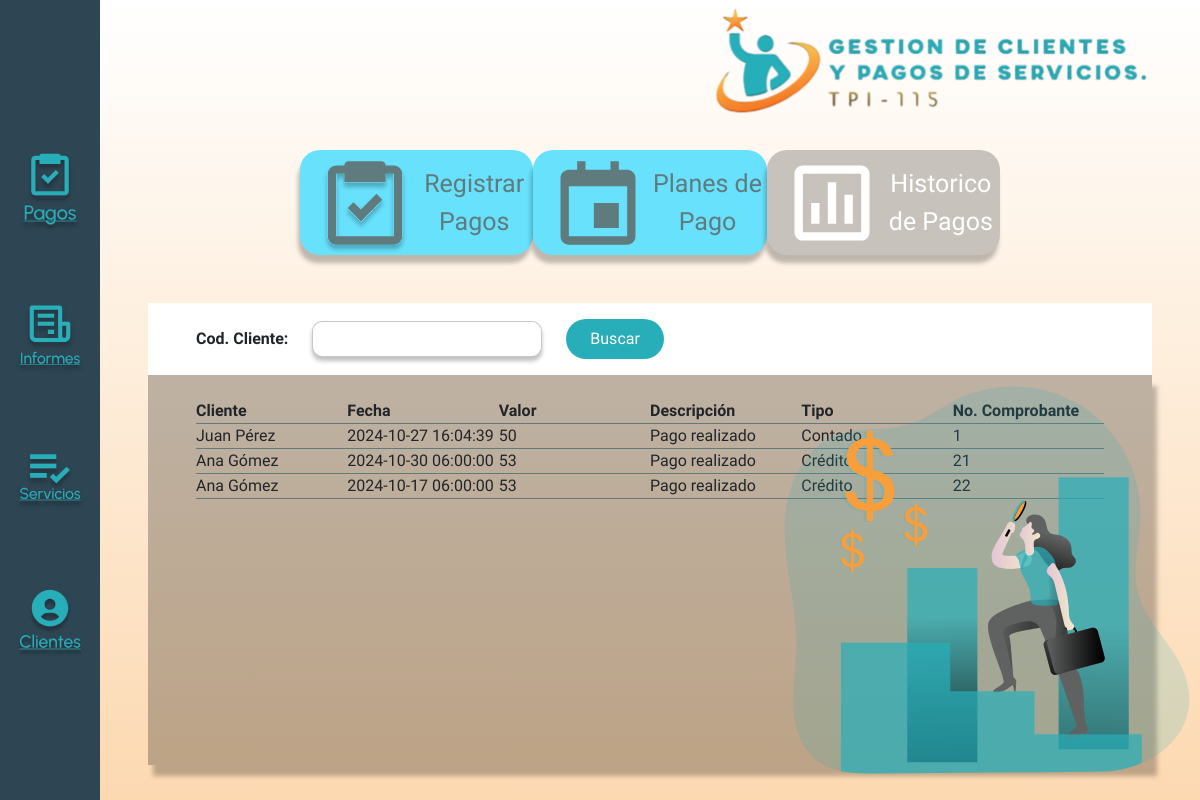
Page /Vistas/Pagos/HistoricoPagos.php on the committed database.
### tables this page shows
CREATE TABLE `pagos` (
  `pago_id` int(11) NOT NULL AUTO_INCREMENT,
  `cuota_id` int(11) NOT NULL,
  `monto_pagado` float(10,2) DEFAULT NULL,
  `fecha_pago` timestamp NOT NULL DEFAULT current_timestamp() ON UPDATE current_timestamp(),
  `cliente` int(11) NOT NULL,
  `tipo_pago` int(11) NOT NULL,
  `descripcion` varchar(255) DEFAULT NULL,
  PRIMARY KEY (`pago_id`),
  UNIQUE KEY `cuota_id` (`cuota_id`),
  KEY `tipo_pago` (`tipo_pago`),
  KEY `cliente` (`cliente`),
  CONSTRAINT `fk_pagos_cuotas` FOREIGN KEY (`cuota_id`) REFERENCES `cuotas` (`cuota_id`),
  CONSTRAINT `pagos_ibfk_1` FOREIGN KEY (`tipo_pago`) REFERENCES `tipo_pago` (`tipo_pago_id`),
  CONSTRAINT `pagos_ibfk_3` FOREIGN KEY (`cliente`) REFERENCES `clientes` (`cliente_id`)
);

### Modelos/Conexion.php (called while the page is built, shortened)
<?php
    class Conexion {
        private $conexion ;
        public function __construct()
        {
            $this->host = "localhost";
            $this->usuario = "root";
            $this->clave = "";
            $this->bd_nombre = "Grupo01_BDAppWeb";
            $this->conexion = null;
            try {
                $this->conexion = new PDO("mysql:host=$this->host;dbname=$this->bd_nombre", $this->usuario, $this->clave);
                $this->conexion->setAttribute(PDO::ATTR_ERRMODE, PDO::ERRMODE_EXCEPTION);
            }catch (PDOException $e){
                echo "Error: " . $e->getMessage();
            }
        }
        public function get_conexion() {
            return $this->conexion;
        }
    }
?>

### Modelos/PagosModel.php (called while the page is built, shortened)
<?php
        require_once "Conexion.php";
        class PagosModel {
           private $conexion;
            public function __construct(){
                $this->conexion = new Conexion();
                $this->conexion = $this->conexion->get_conexion();
            }
            public function cargar_historico_pagos() {
                $stmt = $this->conexion->prepare("
                    SELECT
                        CONCAT(b.nombres, ' ', b.apellidos) AS cliente,
                        a.fecha_pago,
                        a.monto_pagado,
                        a.descripcion,
                        c.nombre_tipo_pago,
                        a.pago_id
                    FROM
                        pagos AS a
                    INNER JOIN
                        clientes AS b ON a.cliente = b.cliente_id
                    INNER JOIN
                        tipo_pago AS c ON a.tipo_pago = c.tipo_pago_id
                ");
                $stmt->execute();
                $resultados = $stmt->fetchAll(PDO::FETCH_ASSOC);
                return $resultados;
            }
        }
?>

### Controladores/Pagos/PagosController.php (called while the page is built, shortened)
<?php
require '../../Modelos/PagosModel.php';
    class PagosController {
        private $pagos;
        public function __construct() {
            $this->pagos = new PagosModel();
        }
        public function cargar_historico_pagos() {
            $resultado = $this->pagos->cargar_historico_pagos();
            return $resultado;
        }
    }
?>

### Vistas/Pagos/HistoricoPagos.php (the view, shortened to what this page needs)
<?php
    require '../../Controladores/Pagos/PagosController.php';
    $pagos_controller = new PagosController();
    $pagos = $pagos_controller->cargar_historico_pagos();
?>
<!DOCTYPE html>
<html lang="es">
<head>
    <link rel="stylesheet" href="../Estilos/Estilos.css">
    <link rel="stylesheet" href="https://cdn.jsdelivr.net/npm/bootstrap@5.3.3/dist/css/bootstrap.min.css">
</head>
<body class="secundary">
<section class="relative position-relative container-page w-100 h-100">
    <?php include '../Componentes/HeaderLogo.php'; ?>
    <?php include '../Componentes/SideBar.php' ?>
    <main>
        <?php include '../Componentes/HeaderPagos.php'; ?>
            <section class="filtro bg-white mt-5">
                <form method="POST" class="  py-3 d-flex justify-content-start gap-4 align-items-center bg-white">
                    <label for="input-clientes" class="pl-3 fw-bold">Cod. Cliente:</label>
                    <input type="text" name="id" class="pl-3" id="input-clientes"  >
                    <button name="btn-buscar-historico" class="border-0 btn-search-clients rounded-pill px-4 py-2 text-white ">Buscar</button>
                </form>
            </section>
           <div class="historico-clientes-table">
               <table class=" table-historico-pagos">
                   <tr class="d-flex justify-content-between mx-5 ">
                       <?php $headers = ['Cliente', 'Fecha', 'Valor', 'Descripción', 'Tipo', 'No. Comprobante'];
                       foreach ($headers as $header){
                           echo '<th class="pt-4 text-start w-25">'. $header . '</th>';
                       } ?>
                   </tr>
                   <?php if (!empty($pagos)): ?>
                       <?php foreach ($pagos as $pago): ?>
                           <tr class="d-flex justify-content-between mx-5">
                               <td class="text-start  w-25"><?= htmlspecialchars($pago['cliente']); ?></td>
                               <td class="text-start  w-25"><?= htmlspecialchars($pago['fecha_pago']); ?></td>
                               <td class="text-start  w-25"><?= htmlspecialchars($pago['monto_pagado']); ?></td>
                               <td class="text-start  w-25"><?= htmlspecialchars($pago['descripcion']); ?></td>
                               <td class="text-start w-25"><?= htmlspecialchars($pago['nombre_tipo_pago']); ?></td>
                               <td class="text-start  w-25"><?= htmlspecialchars($pago['pago_id']); ?></td>
                           </tr>
                       <?php endforeach; ?>
                   <?php else: ?>
                       <tr>
                           <td colspan="6" class="text-center">No hay resultados.</td>
                       </tr>
                   <?php endif; ?>
               </table>
           </div>
        <figure class="imagen-pantalla-informes">
            <img src="../Img/RegistrarPagos.svg" alt="Imagen de pantalla sobre informes">
        </figure>
    </main>
</section>
</body>
</html>

### Vistas/Componentes/HeaderLogo.php
<header class="d-flex justify-content-end py-0">
    <img class="mx-5" src="../Iconos/Logo.svg" alt="Logo de la entidad">
</header>

### Vistas/Componentes/SideBar.php
<aside >
    <ul class="list-unstyled d-flex flex-column align-items-center justify-content-center gap-5 w-100 h-100">
        <li class="sidebar__item text-center p-0 m-0"><a href="../Pagos/RegistrarPagos.php"><img width="100%" src="../Iconos/Pagos.svg" alt="Logo de Pagos"></a></li>
        <li class="sidebar__item text-center p-0 m-0"><a href="../Informes/Informes.php"><img width="100%" src="../Iconos/Informes.svg" alt="Logo de Informes"></a></li>
        <li class="sidebar__item text-center p-0 m-0"><a href="../Servicios/Servicios.php"><img width="100%" src="../Iconos/Servicios.svg" alt="Logo de Servicios"></a></li>
        <li class="sidebar__item text-center p-0 m-0"><a href="../Clientes/Clientes.php"><img width="100%" src="../Iconos/Clientes.svg" alt="Logo de Clientes"></a></li>
    </ul>
</aside>

### Vistas/Componentes/HeaderPagos.php (shortened to what this page needs)
<?php
$requestUri = $_SERVER['REQUEST_URI'];
$basename = basename($requestUri);
$img_registrar_pagos = '../Iconos/RegistrarPagosDesactivado.svg';
$img_historico_pagos = '../Iconos/HistoricoPagosDesactivado.svg';
$img_planes_pagos= '../Iconos/PlanesPagosDesactivado.svg';
$activado_historico_pagos = '';
$activado_planes_pagos = '';
$activado_registar_pagos = '';
if ($basename == 'HistoricoPagos.php') {
    $img_historico_pagos = '../Iconos/HistoricoPagosActivado.svg';
    $activado_historico_pagos = 'activado-historico-pagos';
    $activado_planes_pagos = '';
    $activado_registar_pagos = '';
}
echo "
        <header class='d-flex justify-content-between align-items-center header-pagos'>
               <a href='../Pagos/RegistrarPagos.php' style='text-decoration: none' class='registrar__pagos $activado_registar_pagos d-flex justify-content-center align-items-center'>
                    <img  src='$img_registrar_pagos' alt=''>
                    <p>Registrar Pagos</p>
                </a>
                 <a href='../Pagos/PlanesPagos.php' style='text-decoration: none'' class='planes__pagos $activado_planes_pagos d-flex justify-content-center align-items-center'>
                    <img  src='$img_planes_pagos' alt=''>
                    <p>Planes de Pago</p>
                </a>
                 <a href='../Pagos/HistoricoPagos.php' style='text-decoration: none' class='historico__pagos $activado_historico_pagos d-flex justify-content-center align-items-center'>
                    <img  src='$img_historico_pagos' alt=''>
                    <p>Historico de Pagos</p>
                </a>
        </header>
    "
?>

### Vistas/Estilos/Estilos.css (style rules this page uses)
* { padding: 0; margin: 0; box-sizing: border-box; font-family: 'Albert Sans', sans-serif; }
.secundary { background: linear-gradient(to bottom, rgba(255, 255, 255, 0.4), rgba(248, 159, 59, 0.4)) fixed; height: 100vh; margin: 0; padding: 0; }
.container-page { display: grid; grid-template-columns: 100px 1fr; grid-template-rows: 150px 1fr; }
header { grid-column-start: 2; grid-column-end: 3; }
aside { background-color: #2E4654; grid-row-start: 1; grid-row-end: 3; }
.sidebar__item { width: 70px; height: auto; }
.filtro { background: rgba(255, 255, 255, 1); width: calc(100% - 6rem); margin: 0 auto; }
.btn-search-clients { background: rgba(39, 174, 185, 1); }
.pl-3 { padding-left: 3rem; }
.imagen-pantalla-informes { display: inline; position: fixed; bottom: 10px; right: 10px; }
table tr th, table tr td { border-bottom: 1px solid rgba(95, 123, 125, 1); overflow: hidden; }
main { box-sizing: border-box; overflow: hidden; }
.registrar__pagos, .historico__pagos, .planes__pagos { width: 280px; height: 105px; border-radius: 20px; background: rgba(104, 225, 253, 1); box-shadow: -2px 8px 4px 0px rgba(0, 0, 0, 0.25); font-size: 25px; text-align: center; color: rgba(95, 123, 125, 1); }
.activado-historico-pagos, .activado-planes-pagos, .activado-registrar-pagos { width: 280px; height: 105px; border-radius: 20px; box-shadow: -2px 8px 4px 0px rgba(0, 0, 0, 0.25); background: rgba(200, 194, 188, 1); font-size: 25px; text-align: center; color: #FFFFFF; }
.activado-historico-pagos img, .activado-planes-pagos img, .activado-registrar-pagos img { padding-left: 15px; }
.registrar__pagos img, .historico__pagos img, .planes__pagos img { padding-left: 15px; }
.header-pagos { margin-left: 200px; margin-right: 200px; }
#input-clientes, .cliente-input-form { outline: 0; width: 230px; border: 1px solid rgba(155, 155, 155, 0.55); color: rgba(155, 155, 155, 0.55); padding: 5px; border-radius: 10px; box-shadow: 0px 4px 4px 0px rgba(0, 0, 0, 0.25); }
.table-historico-pagos { height: 100%; width: 100%; }
p { margin: 0 !important; padding: 0; }
.historico-clientes-table { height: 60%; overflow-y: scroll; background: rgba(0, 0, 0, 0.25); box-shadow: 5px 11px 4.6px 0px rgba(0, 0, 0, 0.25); width: calc(100% - 6rem); margin: 0 auto; }

### rows in the picture
pagos: cliente "Juan Pérez", fecha_pago "2024-10-27 16:04:39", monto_pagado "50", descripcion "Pago realizado"
pagos: cliente "Ana Gómez", fecha_pago "2024-10-30 06:00:00", monto_pagado "53", descripcion "Pago realizado"
pagos: cliente "Ana Gómez", fecha_pago "2024-10-17 06:00:00", monto_pagado "53", descripcion "Pago realizado"

### other values in the picture
$header "Cliente"
$header "Fecha"
$header "Valor"
$header "Descripción"
